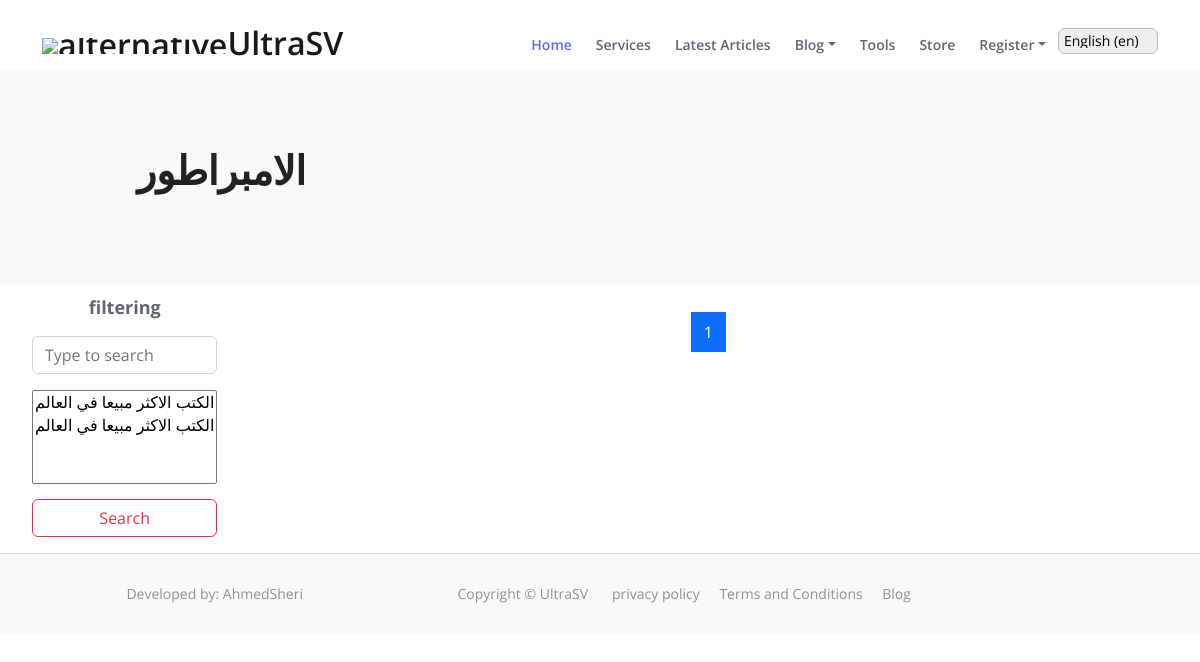
Page /en/blog/ArticleType/2 on the earlier database version.
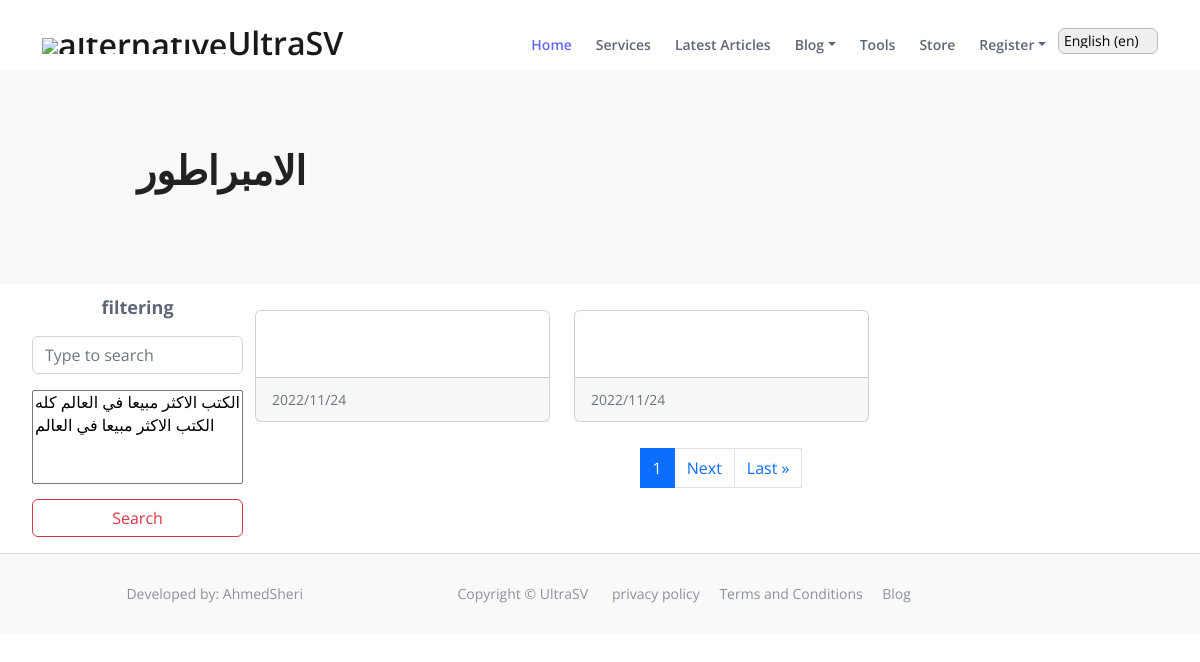
Same page on the later database version.
### blog/models.py (models this page shows, shortened)
class blogTypes(models.Model):
    name = models.CharField(max_length=255, verbose_name="اسم المدونة")
    desc = models.TextField(verbose_name="وصف", null=True, blank=True)
    img = models.ImageField(upload_to='blogTypes/img/', null=True, blank=True)
    img_desc = models.CharField(max_length=255, verbose_name="وصف الصورة", null=True, blank=True)
    keyword = models.TextField(verbose_name="كلمات مفتاحية", null=True, blank=True)
    created_date = models.DateTimeField(auto_now_add=True)
    def __str__(self):
        return self.name

class Article(models.Model):
    user = models.ForeignKey(User, on_delete=models.SET_NULL, verbose_name='الناشر', null=True, blank=True)
    title = models.CharField(max_length=255, verbose_name="عنوان المقالة", blank=True)
    desc = models.TextField(verbose_name="وصف", null=True, blank=True)
    article_img = models.ImageField(upload_to='article/img/%Y/%m/%d', null=True, blank=True)
    img_desc = models.CharField(max_length=255, verbose_name="وصف الصورة", null=True, blank=True)
    article = FroalaField(blank=True)
    blogTypes = models.ForeignKey(blogTypes, on_delete=models.CASCADE, verbose_name="نوع المدونة", null=True, blank=True)
    article_Type = models.ManyToManyField(ArticleTypes, verbose_name="نوع المقالة", blank=True)
    keyword = models.TextField(verbose_name="كلمات مفتاحية", null=True, blank=True)
    publish_date = models.DateTimeField(auto_now_add=True, null=True, blank=True)
    last_update = models.DateTimeField(auto_now=True, null=True, blank=True)
    is_enabled = models.BooleanField(default=True, verbose_name="هل الخدمة مفعلة ليظهر على الموقع")
    save_as_draft = models.BooleanField(default=False, verbose_name="حفظ كمسودة")
    is_visible_to_the_user = models.BooleanField(default=True, verbose_name="اظهار الخدمة عند المستخدم")
    class Meta:
        ordering = ['-publish_date']

### blog/views.py (the view, shortened to what this page needs)
# urls.py: path('ArticleType/<int:ArticleTypeId>', views.ShowArticles, name="ShowArticles"),
def ShowArticles(request, ArticleTypeId):
    blog_types = blogTypes.objects.get(id=ArticleTypeId)
    articles_types = ArticleTypes.objects.filter(blog=blog_types)
    article_url = request.build_absolute_uri()
    domain = get_current_site(request).domain
    article = Article.objects.filter(blogTypes=blog_types, is_enabled=True)
    filtering = request.GET.get('articletypes')
    searching = request.GET.get('search')
    if searching:
        article = article.filter(Q(title__icontains=searching))
    page_number = request.GET.get('page')
    number_of_list = 2
    last_pages_numbers_of_pages = 3
    paginator = Paginator(article, 2) # Show 25 contacts per page.
    article = paginator.get_page(page_number)
    next_pages, prev_pages, last_pages = GetPagesData(article, page_number, number_of_list, last_pages_numbers_of_pages)
    return render(request, 'blog/ShowArticles.html', {'blog_types': blog_types, 'article':article, 'articles_types':articles_types, "article_url":article_url, "domain":domain, "next_pages":next_pages, "prev_pages":prev_pages, "last_pages":last_pages, })

### blog/templatetags/loadArticleTypes.py (called while the page is built)
@register.simple_tag
def ArticleTypesObjects():
      return blogTypes.objects.all()

### blog/views.py (called while the page is built, shortened)
def GetPagesData(article, page_number, number_of_list, last_pages_numbers_of_pages):
    next_pages = []
    prev_pages = []
    last_pages = []
    return next_pages, prev_pages, last_pages

### templates/blog/ShowArticles.html (shortened to what this page needs)
{% extends 'base.html' %}
{% load static %}
{% load i18n %}
{% get_current_language as LANGUAGE_CODE %}
{% block links %}
<link rel="stylesheet" href="{% static 'css/blog.css' %}">
<link rel="stylesheet" href="{% static 'css/articles.css' %}">
<link rel="stylesheet" href="{% static 'css/multiSelect/virtual-select.min.css' %}">
<link rel="stylesheet" href="{% static 'css/multiSelect/tooltip.min.css' %}">
{% endblock %}
{% block content %}
{% if LANGUAGE_CODE == "en" %}
<div >
  <header class="ex-header">
        <div class="container">
            <div class="row">
                <div class="col-xl-10 offset-xl-1">
                    <h1>{{blog_types.name}}</h1>
                </div>
            </div>
        </div>
    </header>
    <div class="item-box">
      <div class="menu-box">
        <ul>
            <p style="font-weight:bold; font-size: 18px; margin-top: 10px; text-align: center;">filtering</p>
          <div class="nav-item">
            <form action="" method="get">
              <div class="input-group mb-3" style="flex-direction: row-reverse;">
                <input type="text" class="form-control" name="search" placeholder="Type to search"
                  aria-label="Example text with button addon" aria-describedby="button-addon1">
              </div>
              <select id="filtring" multiple name="articletypes" placeholder="Choose a section to filter" data-search="false"
                data-silent-initial-value-set="true">
                {% for articles_type in articles_types %}
                <option value="{{articles_type.id}}">{{articles_type.name}}</option>
                {% endfor %}
              </select>
              <input class="btn btn-outline-danger" style="display: block;margin: auto; width: -webkit-fill-available; margin-top: 13px;" type="submit" value="Search" id="button-addon1">
            </form>
          </div>
        </ul>
      </div>
    <div class="container">
      <div class="row row-cols-1 row-cols-md-3 g-4">
        {% for art in article%}
          <div class="col">
            <div class="card h-100">
              <a href="{% url 'ShowArticle' art.id %}"><img src="{% if art.article_img %}{{art.article_img.url}}{% endif %}" class="card-img-top" alt="{{art.img_desc}}"></a>
              <div class="card-body">
              </div>
              <div class="card-footer">
                <small class="text-muted">{{art.publish_date|date:'Y/m/d'}}</small>
              </div>
            </div>
          </div>
          {% endfor %}
        </div>
          <nav  aria-label="Page navigation example">
              <ul class="pagination justify-content-center" style="flex-wrap: wrap">
                  <li class="page-item"><a class="page-link active" aria-current="page" href="?page={{article.number}}">{{article.number}}</a></li>
                {% if article.has_next %}
                <li class="page-item">
                  <a class="page-link" href="?page={{ article.next_page_number }}">Next</a>
                </li>
                <li class="page-item">
                  <a class="page-link" href="?page={{ article.paginator.num_pages }}">Last &raquo;</a>
                </li>
                {% endif %}
              </ul>
            </nav>
        </div>
    </div>
  </div>
{% endif %}
{% endblock %}

### templates/base.html (shortened to what this page needs)
{% load static %}
{% load i18n %}
{% get_current_language as LANGUAGE_CODE %}
<!DOCTYPE html>
<html lang="{{LANGUAGE_CODE}}">
<head>
    <link href="{% static 'css/bootstrap.min.css' %}" rel="stylesheet">
    <link rel="stylesheet" href="{% static 'fontawesome/css/all.css' %}">
    <link href="{% static 'css/swiper.css' %}" rel="stylesheet">
	<link href="{% static 'css/styles.css' %}" rel="stylesheet">
    <link href="{% static 'css/base.css' %}" rel="stylesheet">
    {% block links %}
    {% endblock %}
</head>
<body data-bs-spy="scroll" data-bs-target="#navbarExample">
{% include 'parts/navbar.html' %}
{% block content %}
{% endblock %}
{% include 'parts/footer.html' %}
</body>
</html>

### templates/parts/navbar.html (shortened to what this page needs)
{%load static%}
{% load i18n %}
{% load loadArticleTypes %}
{% get_current_language as LANGUAGE_CODE %}
{% get_available_languages as LANGUAGES %}
{% get_language_info_list for LANGUAGES as languages %}
{% if LANGUAGE_CODE == "en" %}
    <nav  id="navbarExample" class="navbar navbar-expand-lg fixed-top navbar-light" aria-label="Main navigation">
        <div class="container">
            <a class="navbar-brand logo-image" id="nav-logo-name" href="{% url 'index' %}"><img id="nav-logo" src="{% static 'logo/logo150x150.webp' %}" alt="alternative">UltraSV</a>
            <div class="navbar-collapse offcanvas-collapse" id="navbarsExampleDefault">
                <ul class="navbar-nav ms-auto navbar-nav-scroll">
                    <li class="nav-item">
                        <a class="nav-link active" aria-current="page" href="{% url 'index' %}">Home</a>
                    </li>
                    <li class="nav-item">
                        <a class="nav-link" href="/{{LANGUAGE_CODE}}/#services">Services</a>
                    </li>
                    <li class="nav-item">
                        <a class="nav-link" href="/{{LANGUAGE_CODE}}/#projects">Latest Articles</a>
                    </li>
                    <li class="nav-item dropdown">
                        <a class="nav-link dropdown-toggle" href="" id="dropdown01" data-bs-toggle="dropdown" aria-expanded="false">Blog</a>
                    </li>
                    <li class="nav-item">
                        <a class="nav-link" href="{% url 'tools' %}">Tools</a>
                    </li>
                    <li class="nav-item">
                        <a class="nav-link" href="{% url 'store' %}">Store</a>
                    </li>
                    {% if not user.is_authenticated %}
                    <li class="nav-item dropdown">
                        <a class="nav-link dropdown-toggle" href="" id="dropdown01" data-bs-toggle="dropdown" aria-expanded="false">Register</a>
                    </li>
                    {% endif %}
                    <li class="nav-item">
                        <form action="{% url 'ChangeLanguage' %}" id="FormLang" method="post">{% csrf_token %}
                            <select id="changeLang" onchange="FormSubmit()" name="language">
                                {% get_current_language as LANGUAGE_CODE %}
                                {% get_available_languages as LANGUAGES %}
                                {% get_language_info_list for LANGUAGES as languages %}
                                {% for language in languages %}
                                    <option value="{{ language.code }}"{% if language.code == LANGUAGE_CODE %} selected{% endif %}>
                                        {{ language.name_local }} ({{ language.code }})
                                    </option>
                                {% endfor %}
                            </select>
                        </form>
                    </li>
                </ul>
            </div>
        </div>
    </nav>
{% endif %}

### templates/parts/footer.html (shortened to what this page needs)
{% load i18n %}
{% get_current_language as LANGUAGE_CODE %}
    {% if LANGUAGE_CODE == "en" %}
    <div class="copyright bg-gray" dir="rtl">
        <div class="container">
            <div class="row">
                <div class="col-lg-6">
                    <ul class="list-unstyled li-space-lg p-small">
                        <li><a href="{% url 'blog' %}">Blog</a></li>
                        <li><a href="{% url 'TermsConditions' %}">Terms and Conditions</a></li>
                        <li><a href="{% url 'PrivacyPolicy' %}">privacy policy</a></li>
                    </ul>
                </div>
                <div class="col-lg-3">
                    <p class="p-small statement">Copyright © <a href="/">UltraSV</a></p>
                </div>
                <div class="col-lg-3">
                    <p class="p-small statement">Developed by: <a href="https://mostaql.com/u/AhmedSheri12" target="_blank">AhmedSheri</a></p>
                </div>
            </div>
        </div>
    </div>
    {% endif %}

### UltraSv/static/css/styles.css (style rules this page uses)
body, html { width: 100%; height: 100%; }
body, p { color: #5e6576; font: 400 1rem/1.625rem "Open Sans", sans-serif; }
h1 { color: #222222; font-weight: 700; font-size: 2.5rem; line-height: 3.25rem; letter-spacing: -0.4px; }
.p-small { font-size: 0.875rem; line-height: 1.5rem; }
.li-space-lg li { margin-bottom: 0.5rem; }
a { color: #5e6576; text-decoration: underline; }
.bg-gray { background-color: #f9f9f9; }
select { -webkit-appearance: none; -moz-appearance: none; -ms-appearance: none; -o-appearance: none; appearance: none; background-image: url('../images/down-arrow.png'); background-position: 98% 50%; background-repeat: no-repeat; outline: none; }
.navbar { background-color: #ffffff; font-weight: 600; font-size: 0.875rem; line-height: 0.875rem; box-shadow: 0 1px 6px 0 rgba(0, 0, 0, 0.05); }
.navbar .navbar-brand { padding-top: 0.25rem; padding-bottom: 0.25rem; }
.navbar .logo-image img { width: 133px; height: 30px; }
.offcanvas-collapse { position: fixed; top: 3.25rem; bottom: 0; left: 100%; width: 100%; padding-right: 1rem; padding-left: 1rem; overflow-y: auto; visibility: hidden; background-color: #ffffff; transition: visibility .3s ease-in-out, -webkit-transform .3s ease-in-out; transition: transform .3s ease-in-out, visibility .3s ease-in-out; transition: transform .3s ease-in-out, visibility .3s ease-in-out, -webkit-transform .3s ease-in-out; }
.navbar .navbar-nav { margin-top: 0.75rem; margin-bottom: 0.5rem; }
.navbar .nav-item .nav-link { padding-top: 0.625rem; padding-bottom: 0.625rem; color: #5e6576; text-decoration: none; transition: all 0.2s ease; }
.navbar .nav-item.dropdown.show .nav-link, .navbar .nav-item .nav-link:hover, .navbar .nav-item .nav-link.active { color: #6168ff; }
.copyright { padding-top: 1.75rem; border-top: 1px solid #d0dae2; text-align: center; }
.copyright a { text-decoration: none; }
.copyright .list-unstyled, .copyright .statement { opacity: 0.7; }
.copyright .list-unstyled li { margin-bottom: 0.75rem; }
.ex-header { padding-top: 9rem; padding-bottom: 5rem; background-color: #f9f9f9; }
@media (min-width: 992px) { .navbar { padding-top: 1.75rem; background-color: #ffffff; box-shadow: none; transition: all 0.2s; } }
@media (min-width: 992px) { .offcanvas-collapse { position: static; top: auto; bottom: auto; left: auto; width: auto; padding-right: 0; padding-left: 0; background-color: transparent; overflow-y: visible; visibility: visible; } }
@media (min-width: 992px) { .navbar .navbar-nav { margin-top: 0; margin-bottom: 0; } }
@media (min-width: 992px) { .navbar .nav-item .nav-link { padding-right: 0.75rem; padding-left: 0.75rem; } }
@media (min-width: 992px) { .copyright { text-align: left; } }
@media (min-width: 992px) { .copyright .list-unstyled li { display: inline-block; margin-right: 1rem; } }
@media (min-width: 992px) { .copyright .statement { text-align: right; } }
@media (min-width: 1200px) { .container { max-width: 1140px; } }

### UltraSv/static/css/base.css (style rules this page uses)
#nav-logo { width: 50px; height: 50px; }
#nav-logo-name { font-size: 2.3em; }

### UltraSv/static/css/articles.css (style rules this page uses)
.item-box { display:flex;flex-wrap: nowrap;flex-direction: row; }

### templates/parts/navbar.html (style rules this page uses)
#changeLang { padding: 5px; padding-right: 18px; border-radius: 7px; border: 1px solid rgb(187, 187, 187); }

Differences in the rows shown:
added Article: publish_date "2022/11/24"
added Article: publish_date "2022/11/24"
Other differences:
form field articletypes: "الكتب الاكثر مبيعا في العالم / الكتب الاكثر مبيعا في العالم" → "الكتب الاكثر مبيعا في العالم كله / الكتب الاكثر مبيعا في العالم"
text now shown: "Next Last »"
